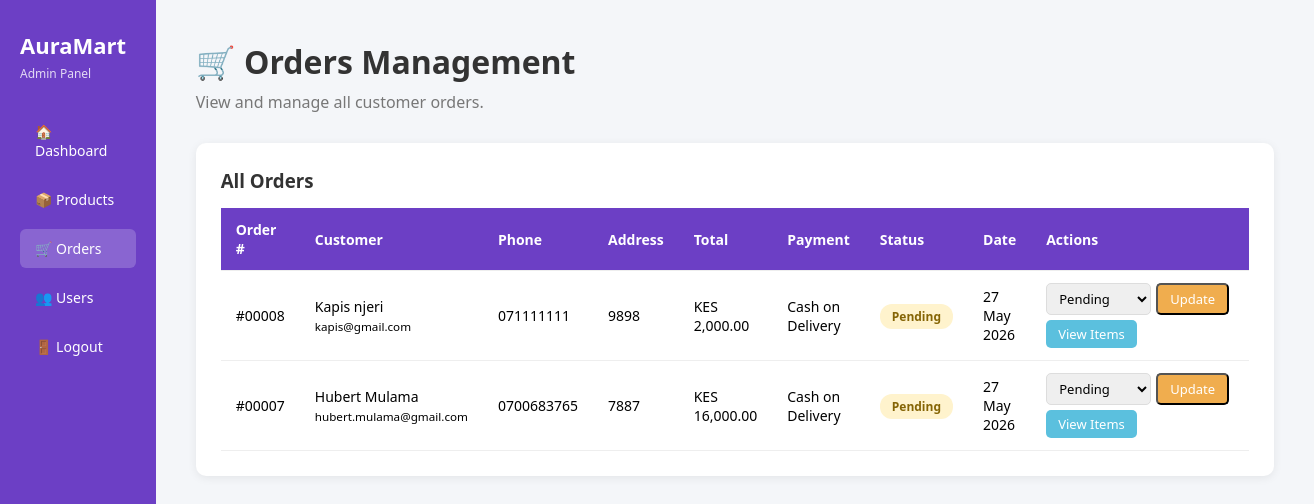
The page /Week5/admin/orders.php (signed in) on the database its author committed.
### tables this page shows
CREATE TABLE `orders` (
  `id` int(11) NOT NULL,
  `user_id` int(11) DEFAULT NULL,
  `fullname` varchar(150) NOT NULL,
  `email` varchar(150) NOT NULL,
  `phone` varchar(20) NOT NULL,
  `address` text NOT NULL,
  `total` decimal(10,2) NOT NULL,
  `payment_method` varchar(50) DEFAULT 'Cash on Delivery',
  `status` enum('pending','processing','shipped','delivered','cancelled') DEFAULT 'pending',
  `created_at` timestamp NOT NULL DEFAULT current_timestamp()
);

### Week5/admin/orders.php (the view, shortened to what this page needs)
<?php
include '../includes/db.php';
$orders = mysqli_query($conn, "SELECT * FROM orders ORDER BY created_at DESC");
?>
<!DOCTYPE html>
<html lang="en">
<head>
    <link rel="stylesheet" href="../css/style.css">
    <link rel="stylesheet" href="../css/admin.css">
</head>
<body>
<div class="admin-wrapper">
    <div class="sidebar">
        <h2>AuraMart</h2>
        <p>Admin Panel</p>
        <nav>
            <a href="index.php">🏠 Dashboard</a>
            <a href="products.php">📦 Products</a>
            <a href="orders.php" class="active">🛒 Orders</a>
            <a href="users.php">👥 Users</a>
            <a href="../logout.php">🚪 Logout</a>
        </nav>
    </div>
    <div class="main-content">
        <h1>🛒 Orders Management</h1>
        <p>View and manage all customer orders.</p>
        <div class="table-card">
            <h3>All Orders</h3>
            <table>
                <thead>
                    <tr>
                        <th>Order #</th>
                        <th>Customer</th>
                        <th>Phone</th>
                        <th>Address</th>
                        <th>Total</th>
                        <th>Payment</th>
                        <th>Status</th>
                        <th>Date</th>
                        <th>Actions</th>
                    </tr>
                </thead>
                <tbody>
                <?php if(mysqli_num_rows($orders) > 0): ?>
                    <?php while($order = mysqli_fetch_assoc($orders)): ?>
                    <tr>
                        <td>#<?php echo str_pad($order['id'], 5, '0', STR_PAD_LEFT); ?></td>
                        <td>
                            <?php echo $order['fullname']; ?><br>
                            <small><?php echo $order['email']; ?></small>
                        </td>
                        <td><?php echo $order['phone']; ?></td>
                        <td><?php echo $order['address']; ?></td>
                        <td>KES <?php echo number_format($order['total'], 2); ?></td>
                        <td><?php echo $order['payment_method']; ?></td>
                        <td>
                            <span class="status-badge status-<?php echo $order['status']; ?>">
                                <?php echo ucfirst($order['status']); ?>
                            </span>
                        </td>
                        <td><?php echo date('d M Y', strtotime($order['created_at'])); ?></td>
                        <td>
                            <form method="POST" style="display:flex; gap:5px;">
                                <select name="status">
                                    <option value="pending"    <?php echo $order['status']=='pending'    ? 'selected':''; ?>>Pending</option>
                                </select>
                                <button type="submit" name="update_status" class="btn-edit">Update</button>
                            </form>
                            <a href="order_details.php?id=<?php echo $order['id']; ?>"
                               class="btn-view" style="margin-top:5px; display:inline-block;">
                               View Items
                            </a>
                        </td>
                    </tr>
                    <?php endwhile; ?>
                <?php else: ?>
                    <tr><td colspan="9" style="text-align:center;">No orders yet.</td></tr>
                <?php endif; ?>
                </tbody>
            </table>
        </div>
    </div>
</div>
</body>
</html>

### Week5/css/style.css (style rules this page uses)
* { margin: 0; padding: 0; box-sizing: border-box; font-family: 'Segoe UI', sans-serif; }
body { background-color: #f4f6f9; min-height: 100vh; }

### Week5/css/admin.css (style rules this page uses)
.admin-wrapper { display: flex; min-height: 100vh; background: #f4f6f9; }
.sidebar { width: 240px; background: #6c3fc5; color: white; padding: 30px 20px; display: flex; flex-direction: column; }
.sidebar h2 { font-size: 22px; margin-bottom: 5px; }
.sidebar p { font-size: 12px; opacity: 0.8; margin-bottom: 30px; }
.sidebar nav { display: flex; flex-direction: column; gap: 10px; }
.sidebar nav a { color: white; text-decoration: none; padding: 10px 15px; border-radius: 6px; font-size: 14px; transition: background 0.3s; }
.sidebar nav a:hover, .sidebar nav a.active { background: rgba(255,255,255,0.2); }
.main-content { flex: 1; padding: 40px; }
.main-content h1 { color: #333; margin-bottom: 8px; }
.main-content p { color: #777; margin-bottom: 30px; }
.table-card { background: white; padding: 25px; border-radius: 10px; box-shadow: 0 2px 10px rgba(0,0,0,0.07); }
.table-card h3 { margin-bottom: 15px; color: #333; }
table { width: 100%; border-collapse: collapse; }
table thead { background: #6c3fc5; color: white; }
table th, table td { padding: 12px 15px; text-align: left; border-bottom: 1px solid #eee; font-size: 14px; }
.btn-edit { background: #f0ad4e; color: white; padding: 5px 12px; border-radius: 5px; text-decoration: none; font-size: 13px; margin-right: 5px; }
.status-badge { padding: 4px 12px; border-radius: 12px; font-size: 12px; font-weight: bold; }
.status-pending { background: #fff3cd; color: #856404; }
table select { padding: 5px 8px; border: 1px solid #ddd; border-radius: 5px; font-size: 13px; outline: none; cursor: pointer; }
.btn-view { background: #5bc0de; color: white; padding: 5px 12px; border-radius: 5px; text-decoration: none; font-size: 13px; }

### rows shown on the page
orders: id "00008", fullname "Kapis njeri", email "kapis@gmail.com", phone "071111111", address "9898", total "2,000.00", payment_method "Cash on Delivery", status "Pending", created_at "27 May 2026"
orders: id "00007", fullname "Hubert Mulama", email "hubert.mulama@gmail.com", phone "0700683765", address "7887", total "16,000.00", payment_method "Cash on Delivery", status "Pending", created_at "27 May 2026"
